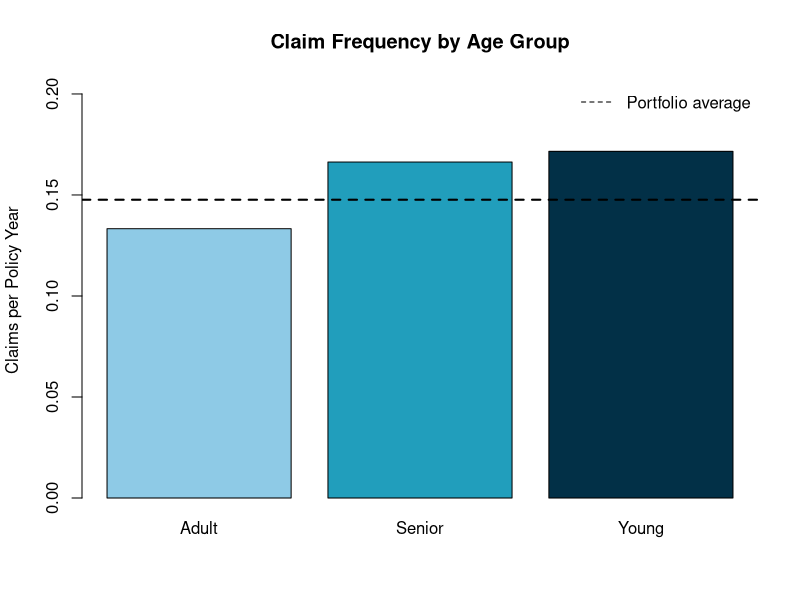

Write the R code that produced this figure.
# AUTO INSURANCE PRICING PROJECT
# In RStudio: File > Open File > choose this file, then click Source.
# It creates the practice data, summary table, and chart in your working directory.

set.seed(2026)

n <- 3000
age_group <- sample(c("Young", "Adult", "Senior"), n, replace = TRUE, prob = c(0.25, 0.60, 0.15))
territory <- sample(c("Urban", "Suburban", "Rural"), n, replace = TRUE, prob = c(0.35, 0.45, 0.20))
vehicle_type <- sample(c("Sedan", "SUV"), n, replace = TRUE, prob = c(0.55, 0.45))
exposure <- round(runif(n, 0.70, 1.00), 2)

age_factor <- c(Young = 1.45, Adult = 1.00, Senior = 1.20)[age_group]
territory_factor <- c(Urban = 1.35, Suburban = 1.00, Rural = 0.80)[territory]
vehicle_freq_factor <- c(Sedan = 1.00, SUV = 1.10)[vehicle_type]
claim_count <- rpois(n, 0.11 * age_factor * territory_factor * vehicle_freq_factor * exposure)

vehicle_sev_factor <- c(Sedan = 1.00, SUV = 1.25)[vehicle_type]
territory_sev_factor <- c(Urban = 1.12, Suburban = 1.00, Rural = 0.92)[territory]
mean_severity <- 3600 * vehicle_sev_factor * territory_sev_factor
claim_amount <- ifelse(claim_count == 0, 0,
                       claim_count * rgamma(n, shape = 2.2, scale = mean_severity / 2.2))

auto <- data.frame(policy_id = sprintf("P%04d", 1:n), age_group, territory,
                   vehicle_type, exposure, claim_count, claim_amount = round(claim_amount, 2))
write.csv(auto, "auto_policy_data.csv", row.names = FALSE)

pricing_summary <- function(data, rating_variable) {
  group <- data[[rating_variable]]
  exposure <- tapply(data$exposure, group, sum)
  claims <- tapply(data$claim_count, group, sum)
  losses <- tapply(data$claim_amount, group, sum)
  result <- data.frame(
    rating_variable = rating_variable, group = names(exposure),
    exposure = round(as.numeric(exposure), 2), claims = as.numeric(claims),
    losses = round(as.numeric(losses), 2),
    claim_frequency = round(as.numeric(claims / exposure), 4),
    claim_severity = round(as.numeric(losses / claims), 2),
    pure_premium = round(as.numeric(losses / exposure), 2)
  )
  result$indicated_premium <- round(result$pure_premium / 0.70, 2)
  result
}

by_age <- pricing_summary(auto, "age_group")
by_territory <- pricing_summary(auto, "territory")
by_vehicle <- pricing_summary(auto, "vehicle_type")
summary_table <- rbind(by_age, by_territory, by_vehicle)
write.csv(summary_table, "pricing_summary.csv", row.names = FALSE)
print(summary_table)

portfolio_frequency <- sum(auto$claim_count) / sum(auto$exposure)
png("claim_frequency.png", width = 1000, height = 650)
barplot(by_age$claim_frequency, names.arg = by_age$group,
        col = c("#8ecae6", "#219ebc", "#023047"),
        main = "Claim Frequency by Age Group", ylab = "Claims per Policy Year",
        ylim = c(0, max(by_age$claim_frequency) * 1.2))
abline(h = portfolio_frequency, lty = 2, lwd = 2)
legend("topright", legend = "Portfolio average", lty = 2, bty = "n")
dev.off()

cat("\nDone! Look in your working directory for:\n")
cat("- auto_policy_data.csv\n- pricing_summary.csv\n- claim_frequency.png\n")
